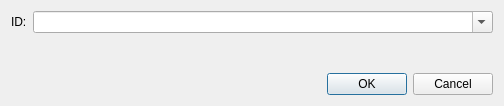
<?xml version="1.0" encoding="UTF-8"?>
<ui version="4.0">
 <class>SelectId</class>
 <widget class="QDialog" name="SelectId">
  <property name="geometry">
   <rect>
    <x>0</x>
    <y>0</y>
    <width>504</width>
    <height>106</height>
   </rect>
  </property>
  <property name="windowTitle">
   <string>Insert ID </string>
  </property>
  <layout class="QVBoxLayout" name="verticalLayout">
   <item>
    <layout class="QHBoxLayout" name="horizontalLayout">
     <item>
      <widget class="QLabel" name="label">
       <property name="toolTip">
        <string>Enter an ID name to use as a destination for hyperlinks, notes, and TOC entries.

The dropdown box shows existing ID names in the current file.

ID names must be unique and start with a letter.</string>
       </property>
       <property name="text">
        <string>ID:</string>
       </property>
      </widget>
     </item>
     <item>
      <widget class="QComboBox" name="id">
       <property name="sizePolicy">
        <sizepolicy hsizetype="MinimumExpanding" vsizetype="Fixed">
         <horstretch>0</horstretch>
         <verstretch>0</verstretch>
        </sizepolicy>
       </property>
       <property name="focusPolicy">
        <enum>Qt::StrongFocus</enum>
       </property>
       <property name="editable">
        <bool>true</bool>
       </property>
      </widget>
     </item>
    </layout>
   </item>
   <item>
    <spacer name="verticalSpacer">
     <property name="orientation">
      <enum>Qt::Vertical</enum>
     </property>
     <property name="sizeHint" stdset="0">
      <size>
       <width>20</width>
       <height>40</height>
      </size>
     </property>
    </spacer>
   </item>
   <item>
    <widget class="QDialogButtonBox" name="buttonBox">
     <property name="orientation">
      <enum>Qt::Horizontal</enum>
     </property>
     <property name="standardButtons">
      <set>QDialogButtonBox::Cancel|QDialogButtonBox::Ok</set>
     </property>
    </widget>
   </item>
  </layout>
 </widget>
 <resources/>
 <connections>
  <connection>
   <sender>buttonBox</sender>
   <signal>accepted()</signal>
   <receiver>SelectId</receiver>
   <slot>accept()</slot>
   <hints>
    <hint type="sourcelabel">
     <x>248</x>
     <y>254</y>
    </hint>
    <hint type="destinationlabel">
     <x>157</x>
     <y>274</y>
    </hint>
   </hints>
  </connection>
  <connection>
   <sender>buttonBox</sender>
   <signal>rejected()</signal>
   <receiver>SelectId</receiver>
   <slot>reject()</slot>
   <hints>
    <hint type="sourcelabel">
     <x>316</x>
     <y>260</y>
    </hint>
    <hint type="destinationlabel">
     <x>286</x>
     <y>274</y>
    </hint>
   </hints>
  </connection>
 </connections>
</ui>
